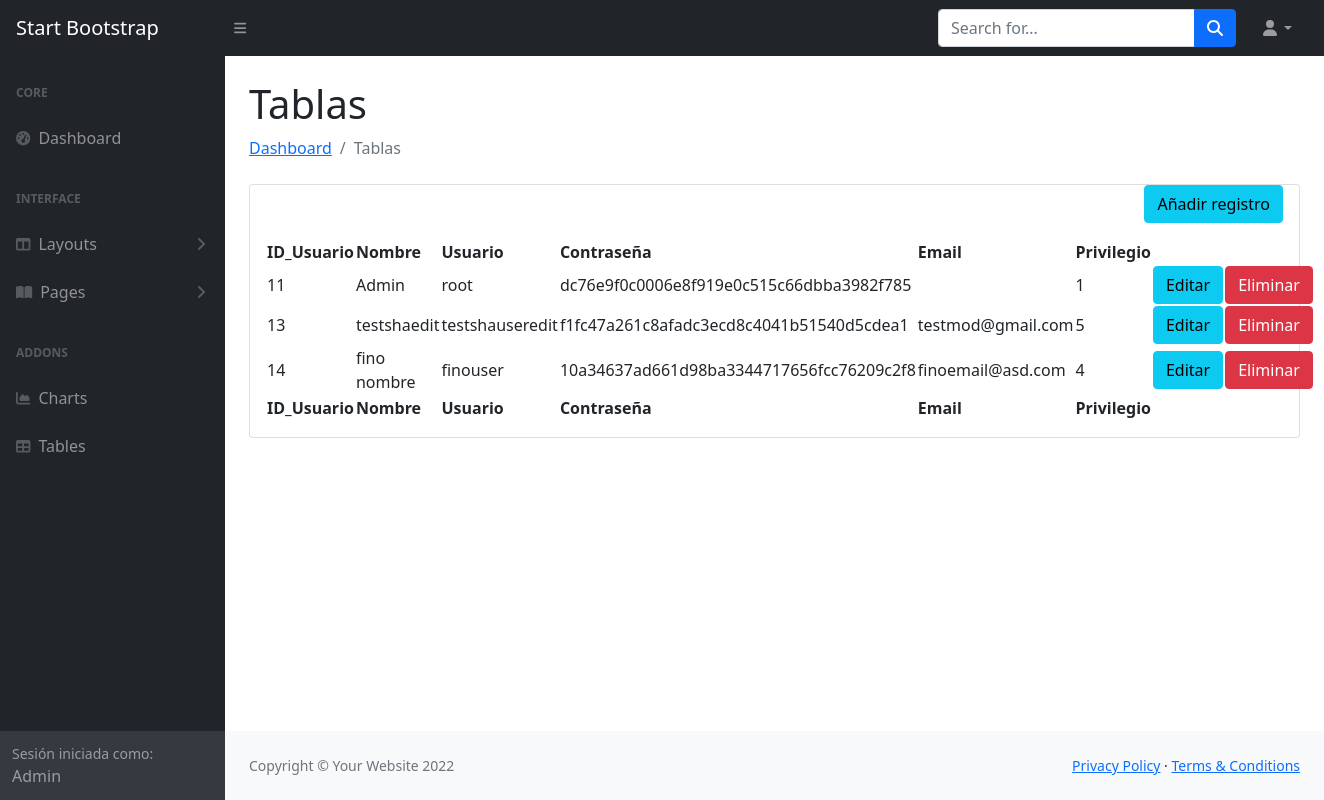
The app's page /dashboard/tabla_usuario.php (signed in) with its own data.
### tables this page shows
CREATE TABLE `usuario` (
  `id_usuario` int(11) NOT NULL,
  `nombre` varchar(100) NOT NULL,
  `username` varchar(100) NOT NULL,
  `password` varchar(100) NOT NULL,
  `email` varchar(150) NOT NULL,
  `id_privilegio` int(11) NOT NULL
);

### dashboard/control_privilegios.php (called while the page is built, shortened)
<?php
$nombre = $_SESSION['nombre'];
$id_usuario = $_SESSION['id_usuario'];
$id_privilegio = $_SESSION['id_privilegio'];
if ($id_privilegio == 1) {
    $where = "";
} else {
    $where = "WHERE id_usuario=$id_usuario";
}
$stmt = $pdo->prepare("SELECT * FROM usuario $where");
$stmt->setFetchMode(PDO::FETCH_ASSOC);
$stmt->execute();

### dashboard/tabla_usuario.php (the view, shortened to what this page needs)
<?php
include '../conn/conn.php';
include 'control_privilegios.php';
?>
<!DOCTYPE html>
<html lang="en">
<head>
    <link href="https://cdn.jsdelivr.net/npm/simple-datatables@latest/dist/style.css" rel="stylesheet"/>
    <link href="css/styles.css" rel="stylesheet"/>
</head>
<body class="sb-nav-fixed">
<nav class="sb-topnav navbar navbar-expand navbar-dark bg-dark">
    <a class="navbar-brand ps-3" href="principal.php">Start Bootstrap</a>
    <button class="btn btn-link btn-sm order-1 order-lg-0 me-4 me-lg-0" id="sidebarToggle" href="#!"><i
                class="fas fa-bars"></i></button>
    <form class="d-none d-md-inline-block form-inline ms-auto me-0 me-md-3 my-2 my-md-0">
        <div class="input-group">
            <input class="form-control" type="text" placeholder="Search for..." aria-label="Search for..."
                   aria-describedby="btnNavbarSearch"/>
            <button class="btn btn-primary" id="btnNavbarSearch" type="button"><i class="fas fa-search"></i></button>
        </div>
    </form>
    <ul class="navbar-nav ms-auto ms-md-0 me-3 me-lg-4">
        <li class="nav-item dropdown">
            <a class="nav-link dropdown-toggle" id="navbarDropdown" href="#" role="button" data-bs-toggle="dropdown"
               aria-expanded="false"><i class="fas fa-user fa-fw"></i></a>
        </li>
    </ul>
</nav>
<div id="layoutSidenav">
    <div id="layoutSidenav_nav">
        <nav class="sb-sidenav accordion sb-sidenav-dark" id="sidenavAccordion">
            <div class="sb-sidenav-menu">
                <div class="nav">
                    <div class="sb-sidenav-menu-heading">Core</div>
                    <a class="nav-link" href="principal.php">
                        <div class="sb-nav-link-icon"><i class="fas fa-tachometer-alt"></i></div>
                        Dashboard
                    </a>
                    <div class="sb-sidenav-menu-heading">Interface</div>
                    <a class="nav-link collapsed" href="#" data-bs-toggle="collapse" data-bs-target="#collapseLayouts"
                       aria-expanded="false" aria-controls="collapseLayouts">
                        <div class="sb-nav-link-icon"><i class="fas fa-columns"></i></div>
                        Layouts
                        <div class="sb-sidenav-collapse-arrow"><i class="fas fa-angle-down"></i></div>
                    </a>
                    <a class="nav-link collapsed" href="#" data-bs-toggle="collapse" data-bs-target="#collapsePages"
                       aria-expanded="false" aria-controls="collapsePages">
                        <div class="sb-nav-link-icon"><i class="fas fa-book-open"></i></div>
                        Pages
                        <div class="sb-sidenav-collapse-arrow"><i class="fas fa-angle-down"></i></div>
                    </a>
                    <div class="sb-sidenav-menu-heading">Addons</div>
                    <a class="nav-link" href="charts.html">
                        <div class="sb-nav-link-icon"><i class="fas fa-chart-area"></i></div>
                        Charts
                    </a>
                    <a class="nav-link" href="tables.html">
                        <div class="sb-nav-link-icon"><i class="fas fa-table"></i></div>
                        Tables
                    </a>
                </div>
            </div>
            <div class="sb-sidenav-footer">
                <div class="small">Sesión iniciada como:</div>
                <?php echo $nombre ?>
            </div>
        </nav>
    </div>
    <div id="layoutSidenav_content">
        <main>
            <div class="container-fluid px-4">
                <h1 class="mt-4">Tablas</h1>
                <ol class="breadcrumb mb-4">
                    <li class="breadcrumb-item"><a href="principal.php">Dashboard</a></li>
                    <li class="breadcrumb-item active">Tablas</li>
                </ol>
                <div class="card mb-4">
                        <a href="add_usuario.php"
                           class="btn btn-info fa-search ms-auto me-0 me-md-3 my-2 my-md-0 fa-search">Añadir registro</a>
                    <div class="card-body">
                        <table id="datatablesSimple">
                            <thead>
                            <tr>
                                <th>ID_Usuario</th>
                                <th>Nombre</th>
                                <th>Usuario</th>
                                <th>Contraseña</th>
                                <th>Email</th>
                                <th>Privilegio</th>
                            </tr>
                            </thead>
                            <tfoot>
                            <tr>
                                <th>ID_Usuario</th>
                                <th>Nombre</th>
                                <th>Usuario</th>
                                <th>Contraseña</th>
                                <th>Email</th>
                                <th>Privilegio</th>
                            </tr>
                            </tfoot>
                            <tbody>
                            <?php
                            while ($row = $stmt->fetch()) {
                                ?>
                                <tr>
                                    <td><?php echo $row['id_usuario'] ?></td>
                                    <td><?php echo $row['nombre'] ?></td>
                                    <td><?php echo $row['username'] ?></td>
                                    <td><?php echo $row['password'] ?></td>
                                    <td><?php echo $row['email'] ?></td>
                                    <td><?php echo $row['id_privilegio'] ?></td>
                                    <td>
                                        <a href="mod_usuario.php?id_usuario=<?php echo $row['id_usuario'] ?>"
                                           class="btn btn-info">Editar</a>
                                    </td>
                                    <td>
                                        <a href="del_usuario.php?id_usuario=<?php echo $row['id_usuario'] ?>"
                                           class="btn btn-danger">Eliminar</a>
                                    </td>
                                </tr>
                            <?php } ?>
                            </tbody>
                        </table>
                    </div>
                </div>
            </div>
        </main>
        <footer class="py-4 bg-light mt-auto">
            <div class="container-fluid px-4">
                <div class="d-flex align-items-center justify-content-between small">
                    <div class="text-muted">Copyright &copy; Your Website 2022</div>
                    <div>
                        <a href="#">Privacy Policy</a>
                        &middot;
                        <a href="#">Terms &amp; Conditions</a>
                    </div>
                </div>
            </div>
        </footer>
    </div>
</div>
</body>
</html>

### records on screen
usuario: id_usuario "11", nombre "Admin", username "root", password "dc76e9f0c0006e8f919e0c515c66dbba3982f785", id_privilegio "1"
usuario: id_usuario "13", nombre "testshaedit", username "testshauseredit", password "f1fc47a261c8afadc3ecd8c4041b51540d5cdea1", email "testmod@gmail.com", id_privilegio "5"
usuario: id_usuario "14", nombre "fino nombre", username "finouser", password "10a34637ad661d98ba3344717656fcc76209c2f8", email "finoemail@asd.com", id_privilegio "4"

### other values on screen
$nombre "Admin"
